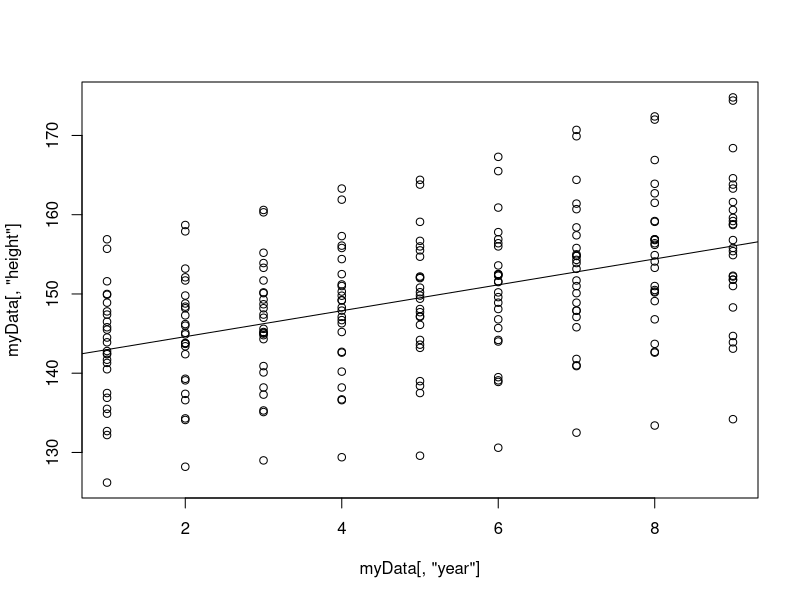
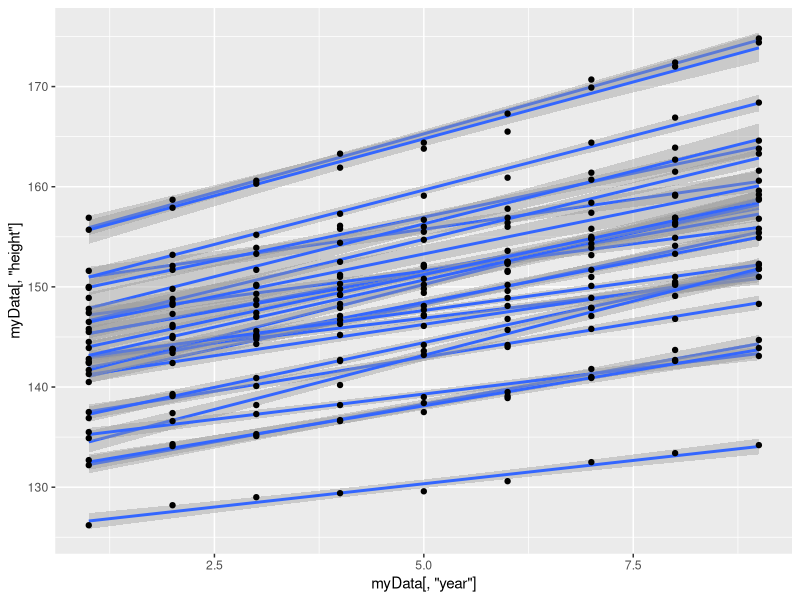

The R script that drew these images, in order:
library(nlme)
library(ggplot2)

#calcMSE method
calcMSE = function(predictedY,target) {
	error = predictedY-target
	return(mean(error^2))
}


#load data
myData = read.csv("oxboys.csv", header = TRUE)

#split train and test data
trainData = subset(myData, year < 3)
testData = subset(myData, year >= 3)

model = lm(height ~ year,data=myData);
png('lm-plot.png')
plot(myData[,'year'],myData[,'height'])
abline(model)
dev.off()


fp = ggplot(myData, aes(x=myData[,'year'], y=myData[,'height'], group=myData[,'id'])) + stat_smooth(method="lm")
fplot = fp + geom_point() 
ggsave(filename="lm-by-id.png", plot=fplot)


globalModel = lm(height ~ year,data=trainData);
globalTestOut = predict(globalModel,newdata=testData);
print('MSE for global model:')
print(calcMSE(globalTestOut,testData$height))

for( key in unique(trainData$id)){
	print(paste('MSE for student: ',key))
	
	#take data for each id
	studentTrain <- subset(trainData, id==key)
	studentTest <- subset(testData, id==key)
	localModel = lm(height ~ year, data=studentTrain)
	localTestOut = predict(localModel,newdata=studentTest)
	print(calcMSE(localTestOut,studentTest$height))

}

multiLevelModel =  lme(height~year, data=trainData, random=list(id=pdDiag(~year)))
multiLevelTestOut = predict(multiLevelModel, newdata=testData, level=1)
print('MSE for multi level model:')
print(calcMSE(multiLevelTestOut,testData$height))
